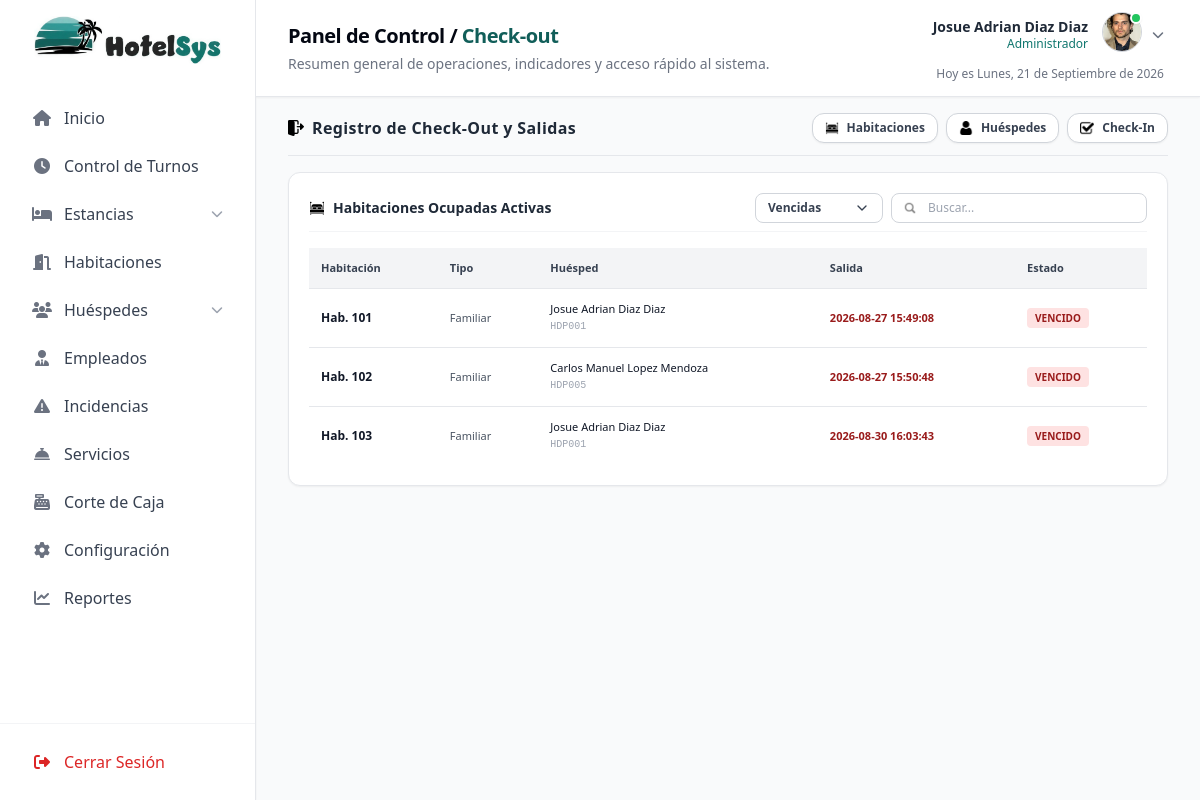
The app's page /check_out.php (signed in) with its own data.
### tables this page shows
CREATE TABLE `estancias` (
  `id_estancia` int(11) NOT NULL,
  `id_huesped` int(11) NOT NULL,
  `id_habitacion` int(11) NOT NULL,
  `fecha_entrada` datetime NOT NULL,
  `fecha_salida` datetime NOT NULL,
  `estatus_estancia` enum('Activa','Finalizada') NOT NULL DEFAULT 'Activa',
  `id_usuario_checkin` int(11) NOT NULL,
  `id_usuario_checkout` int(11) DEFAULT NULL,
  `id_turno` int(11) NOT NULL
);

CREATE TABLE `habitaciones` (
  `id_habitacion` int(11) NOT NULL,
  `tipo_habitacion` varchar(100) NOT NULL,
  `numero_habitacion` varchar(20) NOT NULL,
  `estatus` enum('disponible','ocupada','mantenimiento','limpieza') NOT NULL DEFAULT 'disponible',
  `precio` decimal(10,2) NOT NULL DEFAULT 0.00,
  `cantidad_personas` int(11) NOT NULL DEFAULT 1,
  `id_huesped` int(11) DEFAULT NULL
);

CREATE TABLE `huesped` (
  `id_huesped` int(11) NOT NULL,
  `identificador` varchar(20) NOT NULL,
  `nombre` varchar(100) NOT NULL,
  `apellido_p` varchar(100) NOT NULL,
  `apellido_m` varchar(100) DEFAULT NULL,
  `telefono` varchar(20) DEFAULT NULL,
  `correo` varchar(100) DEFAULT NULL,
  `nacionalidad` varchar(100) DEFAULT NULL
);

### check_out.php (the view, shortened to what this page needs)
<?php
require_once 'config/conexion.php';
$pdo->setAttribute(PDO::ATTR_ERRMODE, PDO::ERRMODE_EXCEPTION);
$id_usuario_actual = $_SESSION['id_usuario'];
$stmt_turno = $pdo->prepare("SELECT id_turno FROM turnos WHERE id_usuario = :id_usuario AND estatus = 'abierto' LIMIT 1");
$stmt_turno->execute(['id_usuario' => $id_usuario_actual]);
$turno_activo = $stmt_turno->fetch();
$id_turno_actual = $turno_activo ? $turno_activo['id_turno'] : null;
$sql_activas = "SELECT
                    e.id_estancia,
                    e.fecha_entrada,
                    e.fecha_salida,
                    h.id_habitacion,
                    h.numero_habitacion,
                    h.tipo_habitacion,
                    h.precio AS precio_noche,
                    hu.id_huesped,
                    hu.identificador AS id_huesped_codigo,
                    hu.nombre,
                    hu.apellido_p,
                    hu.apellido_m,
                    IFNULL((SELECT SUM(p.monto) FROM pagos_estancias p WHERE p.id_estancia = e.id_estancia), 0) AS total_pagado_hospedaje
                FROM estancias e
                INNER JOIN habitaciones h ON e.id_habitacion = h.id_habitacion
                INNER JOIN huesped hu ON e.id_huesped = hu.id_huesped
                WHERE e.estatus_estancia = 'Activa'
                ORDER BY h.numero_habitacion ASC";
$stmt_act = $pdo->query($sql_activas);
$estancias_activas = $stmt_act->fetchAll();
$servicios_pendientes_por_estancia = [];
include 'includes/header.php';
?>
<div class="px-4 md:px-8 py-3 md:py-4 space-y-4 max-w-7xl mx-auto w-full text-gray-700 relative">
    <div class="flex flex-wrap items-center justify-between gap-3 pb-3 border-b border-gray-200">
        <div class="flex items-center gap-2">
            <img src="icons/check-out.png" alt="Registro de Check-Out y Salidas" class="w-4 h-4 object-contain">
            <h1 class="text-sm md:text-base font-bold text-gray-800 tracking-wide">Registro de Check-Out y Salidas</h1>
        </div>
        <div class="flex flex-wrap items-center gap-2">
            <button onclick="window.location.href='habitaciones.php'" class="px-3 py-1.5 bg-white text-gray-700 border border-gray-300 text-xs font-semibold rounded-xl hover:bg-gray-50 transition-colors shadow-sm flex items-center gap-2">
                <img src="icons/cama.png" alt="Habitaciones" class="w-3.5 h-3.5 object-contain">
                <span>Habitaciones</span>
            </button>
            <button onclick="window.location.href='huespedes.php'" class="px-3 py-1.5 bg-white text-gray-700 border border-gray-300 text-xs font-semibold rounded-xl hover:bg-gray-50 transition-colors shadow-sm flex items-center gap-2">
                <img src="icons/huesped.png" alt="Huéspedes" class="w-3.5 h-3.5 object-contain">
                <span>Huéspedes</span>
            </button>
            <button onclick="window.location.href='check_in.php'" class="px-3 py-1.5 bg-white text-gray-700 border border-gray-300 text-xs font-semibold rounded-xl hover:bg-gray-50 transition-colors shadow-sm flex items-center gap-2">
                <img src="icons/check-in.png" alt="Check-In" class="w-3.5 h-3.5 object-contain">
                <span>Check-In</span>
            </button>
        </div>
    </div>
    <div class="bg-white border border-gray-200 rounded-xl p-5 shadow-sm space-y-4 text-xs text-gray-600">
        <div class="flex flex-col md:flex-row md:items-center md:justify-between gap-3 border-b border-gray-100 pb-2">
            <h2 class="text-xs md:text-sm font-semibold text-gray-800 flex items-center gap-2">
                <img src="icons/cama.png" alt="Habitación" class="w-4 h-4 object-contain">
                <span>Habitaciones Ocupadas Activas</span>
            </h2>
            <div class="flex flex-wrap items-center gap-2 w-full md:w-auto">
                <div class="w-full md:w-auto">
                    <select id="selectFiltroEstado" onchange="filtrarEstadoSelect(this.value)" class="w-full md:w-32 px-3 py-1.5 border border-gray-300 rounded-lg focus:outline-none focus:ring-1 focus:ring-black text-xs bg-white text-gray-700 font-semibold select-filtro-custom shadow-none">
                        <option value="vencida" selected>Vencidas</option>
                    </select>
                </div>
                <div class="w-full md:w-64 relative">
                    <span class="absolute inset-y-0 left-0 pl-3 flex items-center pointer-events-none">
                    </span>
                    <input type="text" id="buscadorEstancias" placeholder="Buscar..." class="w-full pl-9 pr-3 py-1.5 border border-gray-300 rounded-lg focus:outline-none focus:ring-1 focus:ring-black text-xs bg-white shadow-none">
                </div>
            </div>
        </div>
        <?php if (count($estancias_activas) > 0): ?>
            <div id="contenedorTablaCheckOut" class="overflow-x-auto <?php echo !$id_turno_actual ? 'tabla-bloqueada' : ''; ?>">
                <table class="w-full text-left border-collapse">
                    <thead class="bg-gray-100 text-gray-700 border-b border-gray-200 text-[11px]">
                        <tr>
                            <th class="p-3 font-semibold">Habitación</th>
                            <th class="p-3 font-semibold">Tipo</th>
                            <th class="p-3 font-semibold">Huésped</th>
                            <th class="p-3 font-semibold">Salida</th>
                            <th class="p-3 font-semibold">Estado</th>
                        </tr>
                    </thead>
                    <tbody id="tablaEstanciasBody" class="text-[11px] divide-y divide-gray-200">
                        <?php foreach ($estancias_activas as $est): ?>
                            <?php
                                $id_e = $est['id_estancia'];
                                $fecha_in  = new DateTime($est['fecha_entrada']);
                                $fecha_out = new DateTime($est['fecha_salida']);
                                $diferencia = $fecha_in->diff($fecha_out);
                                $noches = $diferencia->days > 0 ? $diferencia->days : 1;
                                $costo_hospedaje = $noches * (float)$est['precio_noche'];
                                $pagado_hospedaje = (float)$est['total_pagado_hospedaje'];
                                $saldo_hospedaje = $costo_hospedaje - $pagado_hospedaje;
                                $lista_serv_pend = $servicios_pendientes_por_estancia[$id_e] ?? [];
                                $total_servicios_pend = 0;
                                $ahora = new DateTime();
                                $esta_vencida = ($ahora > $fecha_out);
                                $nombre_completo = trim($est['nombre'] . ' ' . $est['apellido_p'] . ' ' . $est['apellido_m']);
                                $tipo_habitacion_fmt = ucfirst(strtolower($est['tipo_habitacion']));
                            ?>
                            <tr class="fila-estancia hover:bg-gray-50/80 transition-colors cursor-pointer"
                                data-busqueda="<?php echo strtolower(htmlspecialchars($est['numero_habitacion'] . ' ' . $est['id_huesped_codigo'] . ' ' . $nombre_completo . ' ' . $est['tipo_habitacion'])); ?>"
                                data-estado="<?php echo $esta_vencida ? 'vencida' : 'activa'; ?>"
                                style="<?php echo $esta_vencida ? '' : 'display: none;'; ?>"
                                onclick='abrirModalDetallesEstancia({
                                idEstancia: "<?php echo $est['id_estancia']; ?>",
                                idHabitacion: "<?php echo $est['id_habitacion']; ?>",
                                numeroHabitacion: "<?php echo htmlspecialchars($est['numero_habitacion']); ?>",
                                tipoHabitacion: "<?php echo htmlspecialchars($tipo_habitacion_fmt); ?>",
                                nombreHuesped: "<?php echo htmlspecialchars($nombre_completo); ?>",
                                codigoHuesped: "<?php echo htmlspecialchars($est['id_huesped_codigo']); ?>",
                                fechaEntrada: "<?php echo $est['fecha_entrada']; ?>",
                                fechaSalida: "<?php echo $est['fecha_salida']; ?>",
                                estaVencida: <?php echo $esta_vencida ? 'true' : 'false'; ?>,
                                costoHospedaje: "<?php echo number_format($costo_hospedaje, 2, '.', ''); ?>",
                                pagadoHospedaje: "<?php echo number_format($pagado_hospedaje, 2, '.', ''); ?>",
                                saldoHospedaje: "<?php echo number_format($saldo_hospedaje, 2, '.', ''); ?>",
                                precioNoche: "<?php echo (float)$est['precio_noche']; ?>",
                                servicios: <?php echo json_encode($lista_serv_pend); ?>,
                                totalServicios: "<?php echo number_format($total_servicios_pend, 2, '.', ''); ?>"
                            })'>
                                <td class="p-3 align-middle">
                                    <strong class="text-gray-900 text-xs">Hab. <?php echo htmlspecialchars($est['numero_habitacion']); ?></strong>
                                </td>
                                <td class="p-3 align-middle">
                                    <span class="text-gray-600"><?php echo htmlspecialchars($tipo_habitacion_fmt); ?></span>
                                </td>
                                <td class="p-3 align-middle">
                                    <span class="text-gray-900 font-medium"><?php echo htmlspecialchars($nombre_completo); ?></span><br>
                                    <span class="text-gray-400 font-mono text-[10px]"><?php echo htmlspecialchars($est['id_huesped_codigo']); ?></span>
                                </td>
                                <td class="p-3 align-middle">
                                    <span class="<?php echo $esta_vencida ? 'text-red-800 font-bold' : 'text-gray-700'; ?>">
                                        <?php echo htmlspecialchars($est['fecha_salida']); ?>
                                    </span>
                                </td>
                                <td class="p-3 align-middle">
                                    <?php if ($esta_vencida): ?>
                                        <span class="inline-block px-2 py-0.5 bg-red-100 text-red-800 font-bold rounded text-[10px]">VENCIDO</span>
                                    <?php else: ?>
                                        <span class="inline-block px-2 py-0.5 bg-green-100 text-green-800 font-bold rounded text-[10px]">ACTIVA</span>
                                    <?php endif; ?>
                                </td>
                            </tr>
                        <?php endforeach; ?>
                    </tbody>
                </table>
            </div>
        <?php else: ?>
            <div class="p-6 text-center text-gray-400 bg-gray-50 rounded-xl border border-dashed border-gray-200">
                No hay estancias activas u ocupadas registradas en este momento.
            </div>
        <?php endif; ?>
    </div>
</div>
</main>
</div>
<div id="contenedorModales" class="fixed inset-0 z-50 pointer-events-none overflow-hidden"></div>
</body>
</html>

### check_out.php (style rules this page uses)
body > div > main, body > div > main * { -webkit-user-select: none; -moz-user-select: none; -ms-user-select: none; user-select: none; }
input, textarea, select, header, aside, nav { -webkit-user-select: text; -moz-user-select: text; -ms-user-select: text; user-select: text; }
.select-filtro-custom { appearance: none; -webkit-appearance: none; -moz-appearance: none; background-repeat: no-repeat; background-position: right 0.75rem center; background-size: 1rem; padding-right: 2.3rem; }

### records on screen
estancias: id_habitacion.numero_habitacion "101", id_habitacion.tipo_habitacion "Familiar", id_huesped.apellido_m "Josue Adrian Diaz Diaz", id_huesped.identificador "HDP001", fecha_salida "2026-08-27 15:49:08", shows "VENCIDO"
estancias: id_habitacion.numero_habitacion "102", id_habitacion.tipo_habitacion "Familiar", id_huesped.apellido_m "Carlos Manuel Lopez Mendoza", id_huesped.identificador "HDP005", fecha_salida "2026-08-27 15:50:48", shows "VENCIDO"
estancias: id_habitacion.numero_habitacion "103", id_habitacion.tipo_habitacion "Familiar", id_huesped.apellido_m "Josue Adrian Diaz Diaz", id_huesped.identificador "HDP001", fecha_salida "2026-08-30 16:03:43", shows "VENCIDO"

### other values on screen
$subtitulo_dinamico "Check-out"
$_SESSION['nombre_completo'] "Josue Adrian Diaz Diaz"
$_SESSION['rol'] "Administrador"
